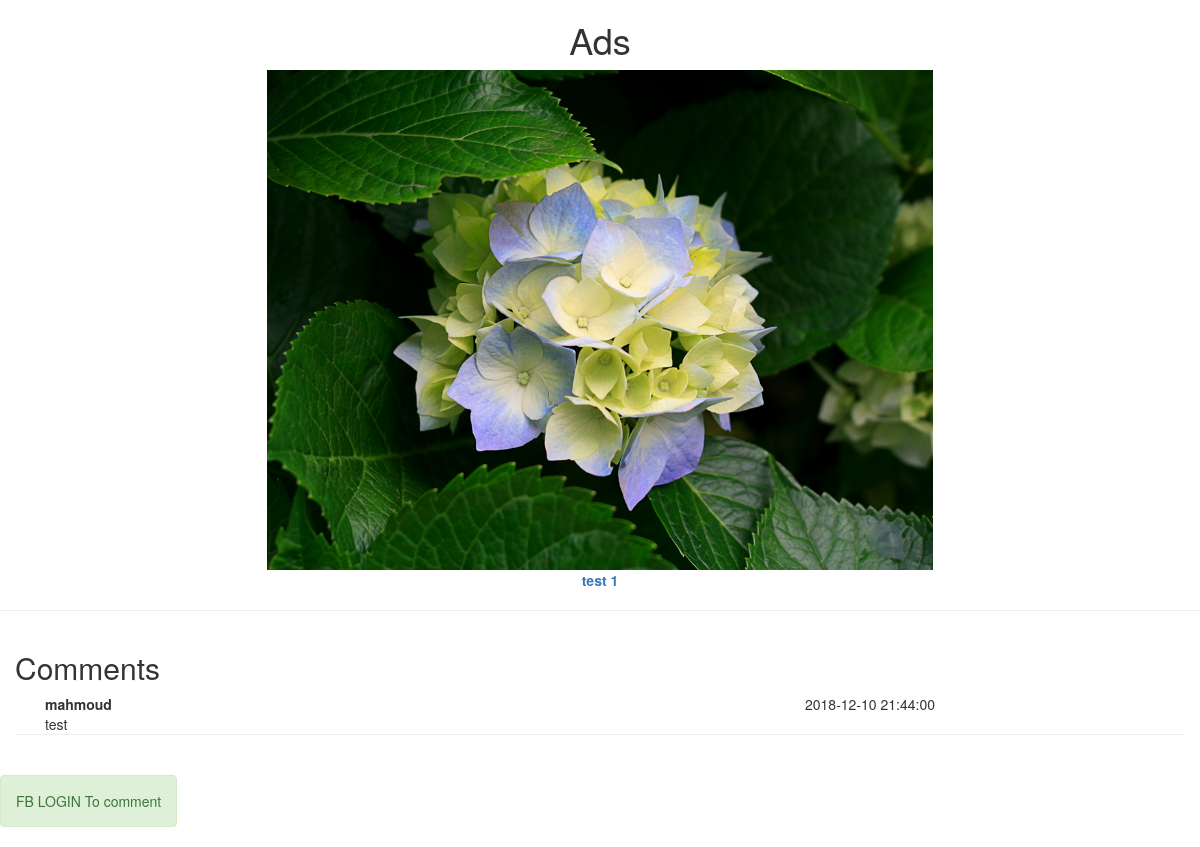
Screenshot of /ads.php?id=8 with the database file from the repository.
### tables this page shows
CREATE TABLE `ads` (
  `id` int(11) NOT NULL,
  `image` varchar(100) NOT NULL,
  `description` text NOT NULL,
  `created_at` timestamp NOT NULL DEFAULT CURRENT_TIMESTAMP,
  `created_by` int(11) NOT NULL
);

CREATE TABLE `comments` (
  `id` int(11) NOT NULL,
  `ads_id` int(11) NOT NULL,
  `username` varchar(50) NOT NULL,
  `created_at` timestamp NOT NULL DEFAULT CURRENT_TIMESTAMP,
  `comment` varchar(500) NOT NULL,
  `approve` tinyint(1) NOT NULL,
  `approved_by` int(11) NOT NULL
);

### classes/DBSettings.php (called while the page is built, shortened)
<?php
class DatabaseSettings
{
function getSettings()
{
$settings['dbhost'] = 'localhost';
$settings['dbname'] = 'task';
$settings['dbusername'] = 'root';
$settings['dbpassword'] = '';
return $settings;
}
}
?>

### classes/DBClass.php (called while the page is built, shortened)
<?php
require_once( 'DBSettings.php' );
class DBClass extends DatabaseSettings
{
	var $link;
	function __construct()
	{
		$settings = DatabaseSettings::getSettings();
		$host = $settings['dbhost'];
		$name = $settings['dbname'];
		$user = $settings['dbusername'];
		$pass = $settings['dbpassword'];
		$this->link = new mysqli( $host , $user , $pass , $name );
	}
	function query( $query )
	{
		return $this->link->query( $query );
	}
	function fetchAll( $result , $resultType = MYSQLI_ASSOC )
	{
		return $result->fetch_all( $resultType );
	}
	function sql_error()
	{
		if( empty( $error ) )
		{
			return false;
		}else{
		return $errno . ' : ' . $error;
		}
	}
}
?>

### classes/Functions.php (called while the page is built, shortened)
<?php
require_once( 'DBClass.php' );
class Core extends DBClass
{
	public function get_where($table = 'ads',$selected='*',$cond = array(),$orders=array(),$limit=0)
	{
		$query = "SELECT $selected FROM $table ";
		if (count($cond) > 0 ) {
			$index = 0;
			foreach ($cond as $key => $value) {
				$index++;
				if ($index == 1) {
					$query .= " WHERE $key = '$value' ";
				}else{
					$query .= " AND $key = '$value' ";
				}
			}
		}
		if (count($orders) > 0 ) {
			$query .= " AND $key = $value ";
			$index = 0;
			foreach ($orders as $key => $value) {
				$index++;
				if ($index == 1) {
					$query .= " ORDER BY  $key  $value ";
				}else{
					$query .= " , $key  $value ";
				}
			}
		}
		$data = $this->query($query);
		$error = $this->sql_error($query);
		if ($error) {
			echo $error;
			die();
		}elseif ($data->num_rows == 0 ) {
			return false;
		}else{
			$data = $this->fetchAll($data);
			return $data;
		}
	}
}

### ads.php (the view, shortened to what this page needs)
<?php
require_once( 'classes/Functions.php' );
require_once( 'classes/Factory.php' );
$ads_id = $_GET['id'];
$core = new Core();
$ads = $core->get_where('ads','*',array('id'=>$ads_id));
$comments = $core->get_where('comments','*',array('ads_id'=>$ads_id,'approve'=>1),array('id'=>'desc'));
?>
<!DOCTYPE html>
<html>
<head>
	<link rel="stylesheet" type="text/css" href="assets/css/bootstrap.css">
</head>
<body>
	<h1 class="text-center">Ads</h1>
	<div class="row">
		<?php
		if ($ads) {
			foreach ($ads as   $value) {
				$factory = AdsBodyFactory::create($value['id'] , $value['image'] , $value['description']);
				echo '<div class="col-lg-12 text-center">';
				print($factory->getImageAndDescription());
				echo '</div>';
			}
		}
		?>
	</div>
	<hr>
	<div class="col-lg-12">
		<?php
		if ($comments) {
			echo "<h2>Comments</h2>";
			foreach ($comments as $key) {
				?>
				<div class="col-lg-12 ">
					<div class="col-lg-8 pull-left">
						<b><?=$key['username']?></b>
					</div>
					<div class="col-lg-4 pull-right">
						<?=$key['created_at']?>
					</div>
					<div class="col-lg-12">
						<?=$key['comment']?>
					</div>
				</div>
				<br>
				<hr>
				<br>
				<?php
			}
		}
		?>
	</div>
	<?php
	if(!isset($_COOKIE['fbUser'])) {
		?>
		<button class="alert alert-success" onclick="dofbLogin()">FB LOGIN To comment</button>
		<?php
	}
	?>
</body>
</html>

### classes/Factory.php (shortened to what this page needs)
<?php
class AdsBody
{
    private $adsId;
    private $adsImage;
    private $adsDescription;
    public function __construct($adsId , $Image, $Description)
    {
        $this->adsId = $adsId;
        $this->adsImage = $Image;
        $this->adsDescription = $Description;
    }
    public function getImageAndDescription()
    {
        echo '
                    <a href="ads.php?id='.$this->adsId.'">
                    <img src="uploads/'.$this->adsImage.'" class="img img-responsive" style="max-height:500px;    margin: auto;">
                    <b>'.$this->adsDescription.'</b>
                    </a>
                 ';
    }
}

### rows the page displays
ads: image (picture), description "test 1"
comments: username "mahmoud", created_at "2018-12-10 21:44:00", comment "test"
